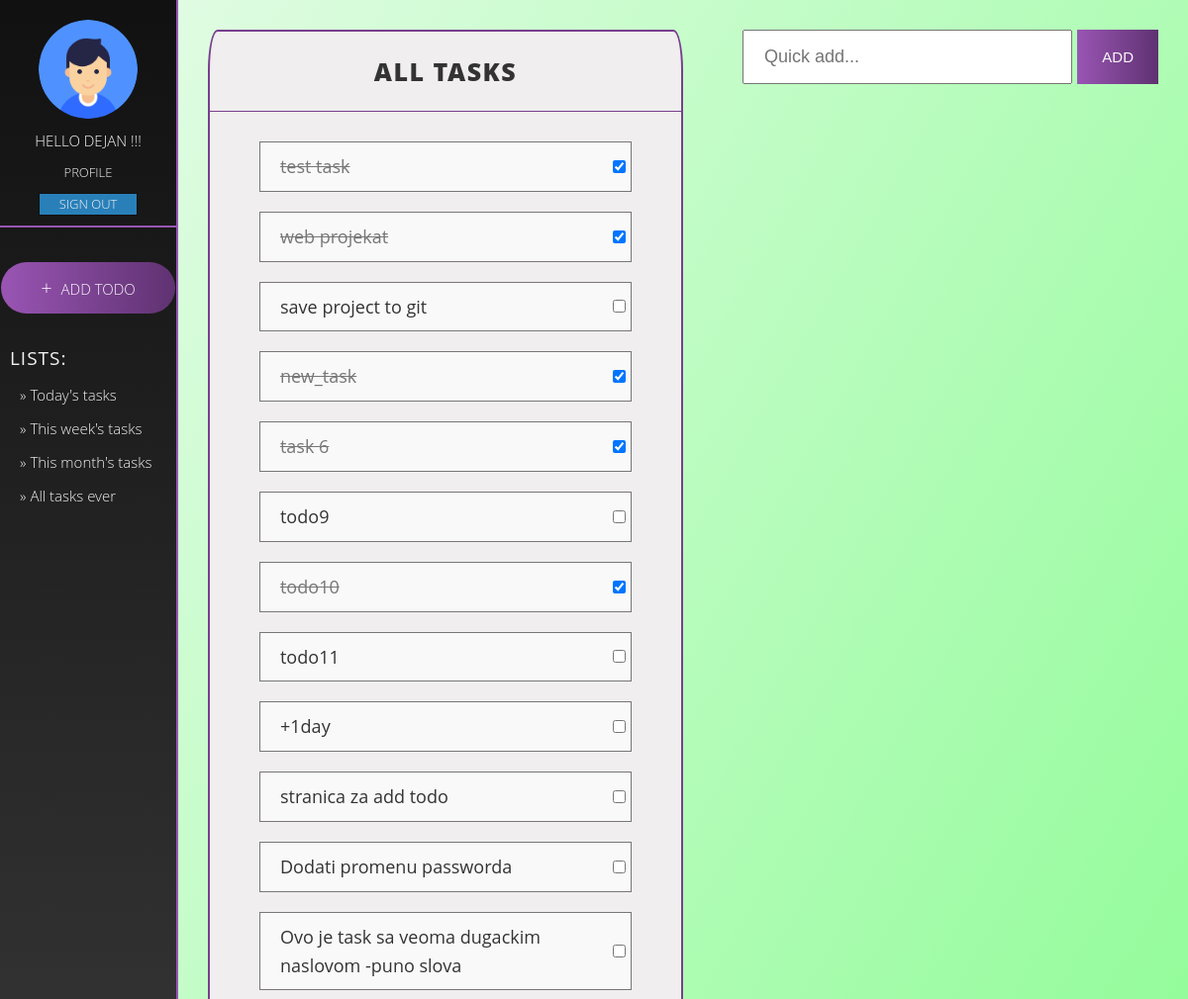
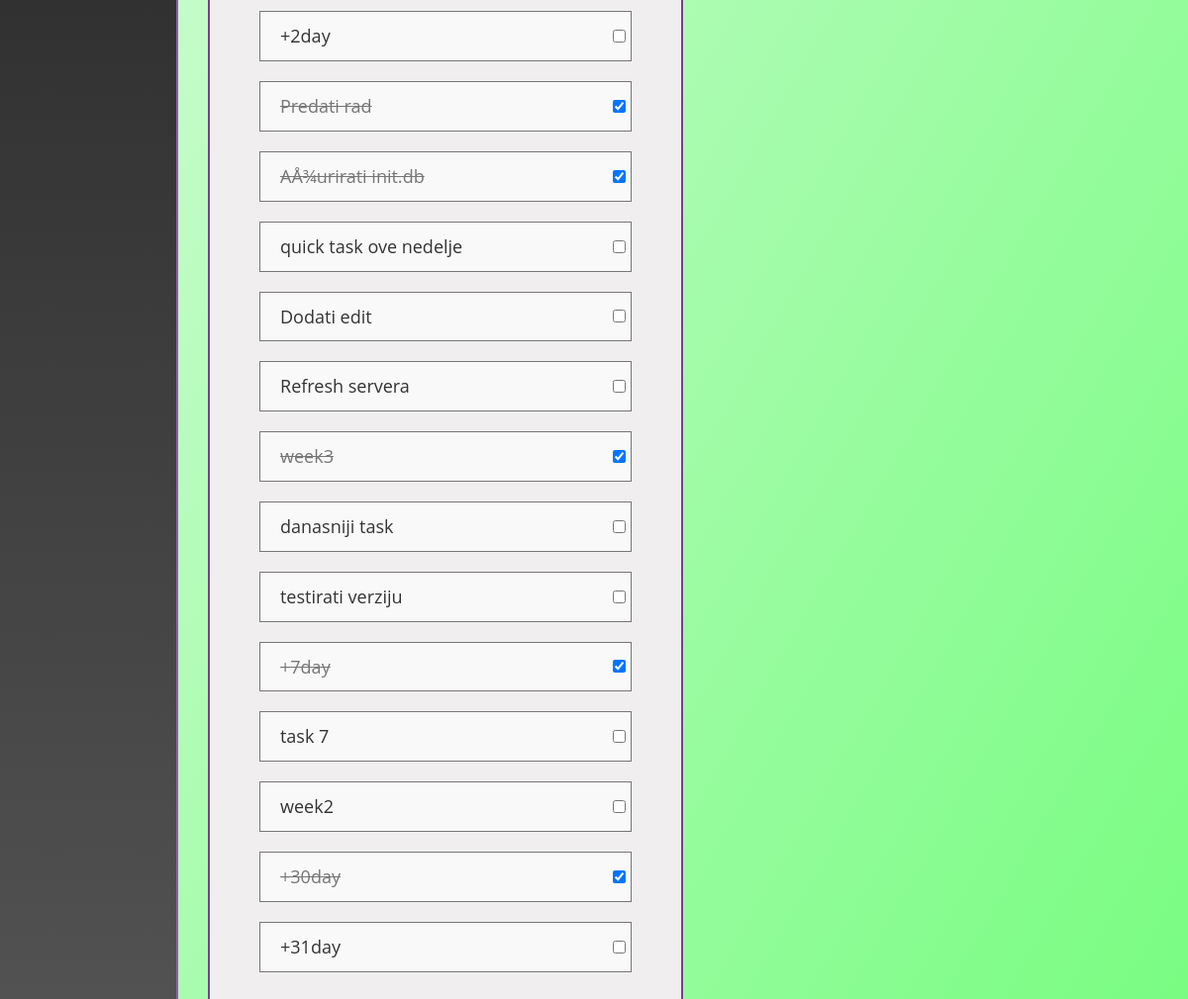
Screenshot of /index.php?view=all (signed in) with the database file from the repository (2 pictures, top to bottom).
### tables this page shows
CREATE TABLE `users` (
  `id` int(11) NOT NULL,
  `username` varchar(50) NOT NULL,
  `password` varchar(255) NOT NULL,
  `email` varchar(100) NOT NULL,
  `image` varchar(200) NOT NULL DEFAULT 'default.png'
);

CREATE TABLE `tasks` (
  `id` int(11) NOT NULL,
  `text` varchar(50) NOT NULL,
  `description` varchar(500) DEFAULT NULL,
  `date` date NOT NULL,
  `completed` tinyint(1) NOT NULL,
  `date_completed` date DEFAULT NULL,
  `userid` int(11) NOT NULL
);

### db_utils.php (called while the page is built, shortened)
<?php
require_once("classes/ToDo.php");
require_once("classes/User.php");
class Database{
	private $conn;
	public function __construct($configFile = "config.ini") {
		if($config = parse_ini_file($configFile)) {
			$host = $config["host"];
			$database = $config["database"];
			$user = $config["user"];
			$password = $config["password"];
			$this->conn = new PDO("mysql:host=$host;dbname=$database", $user, $password);
		}
		else
			exit("Missing configuration file.");
		$this->conn->setAttribute(PDO::ATTR_ERRMODE, PDO::ERRMODE_EXCEPTION);
	}
	public function getTasksForUser($id, $start_date = null, $end_date = null, $completed = null){
		$result = array();
		$sql = "SELECT * FROM ".TBL_TASKS." WHERE ".COL_TASKS_USERID." = :userid";
		try {
			$st = $this->conn->prepare($sql);
			$st->bindValue(":userid", $id);
			$st->execute();
			$match = $st->fetchAll();
			if(!empty($match)){
				foreach ($match as $q) {
					$result[] = new ToDo($q[COL_TASKS_ID], $q[COL_TASKS_TEXT], $q[COL_TASKS_DESCRIPTION], $q[COL_TASKS_DATE], $q[COL_TASKS_COMPLETED], $q[COL_TASKS_USERID]);
				}
			}
		} catch (PDOException $e) {
				echo $e->getMessage();
		}
		return $result;
	}
	public function getUserById($id){
		$sql = "SELECT * FROM ".TBL_USERS." WHERE ".COL_USERS_ID." = :id";
		$result = null;
		try {
			$st = $this->conn->prepare($sql);
			$st->bindValue(":id", $id);
			$st->execute();
			$match = $st->fetch(PDO::FETCH_ASSOC);
			if(!empty($match)){
				$result = new User($match[COL_USERS_ID], $match[COL_USERS_USERNAME], $match[COL_USERS_PASSWORD], $match[COL_USERS_EMAIL], $match[COL_USERS_IMAGE]);
			}
		} catch (PDOException $e) {
				echo $e->getMessage();
		}
		return $result;
	}
}

### classes/User.php (called while the page is built, shortened)
<?php
class User{
	private $id;
	private $username;
	private $image;
	public function __construct($id, $username, $password, $email, $image="default.png"){
		$this->id = $id;
		$this->username = $username;
		$this->image = $image;
	}
	public function getId(){
		return $this->id;
	}
	public function getUsername(){
		return $this->username;
	}
	public function getImage(){
		return $this->image;
	}
}

### classes/ToDo.php (the view, shortened to what this page needs)
<?php
class ToDo{
	private $id;
	private $text;
	private $completed;
	public function __construct($id, $text, $description, $date, $completed, $userid){
		$this->id = $id;
		$this->text = $text;
		$this->completed = $completed;
	}
	public function getId(){
		return $this->id;
	}
	public function getHtml($view_mode, $user_id, $reorder){
		$done = ($this->completed) ? "checked" : "";
		$buttons = ($reorder) ? "<button class=\"up\" onClick=\"up(this)\">&uarr;</button>
					<button class=\"down\" onClick=\"down(this)\">&darr;</button>" : "";
		$html = "<div class=\"todo {$done}\" id=\"todo{$this->id}\">
					<span onClick=\"show_details({$this->id}, '{$view_mode}')\"><h3>$this->text</h3></span>
					{$buttons}
					<input type=\"checkbox\" id=\"check{$this->getId()}\" onClick=\"toggle(this, {$this->id}, '{$view_mode}', $user_id)\" $done>
				</div>";
		return $html;
	}
}

### index.php (shortened to what this page needs)
<?php
	require_once("classes/ToDo.php");
	require_once("db_utils.php");
	$db = new Database();
?>
<!DOCTYPE html>
<html>
<head>
	<link rel="stylesheet" href="css/index.css">
</head>
<body>
	<?php
		if(!isset($_SESSION["user_id"])){
			header("Location: /authentication/login.php");
		}
		else {
			$user = $db->getUserById($_SESSION["user_id"]);
			echo "<nav class=\"sidebar\">
					<div class=\"profile_info\">
						<img class=\"profile_picture\" src=\"images/profile_pictures/".$user->getImage()."\">
						<h2 class=\"profile_greeting\">Hello ".$user->getUsername()." !!!</h2>
						<a class=\"profile_link\" href=\"/profile.php\">Profile</a>
						<a class=\"profile_signout\" href=\"/authentication/signout.php\">Sign out</a>
					</div>";
			?>
				<a href="/add_todo.php" class="sidebar_add_todo"><span>&#43;</span> Add todo</a>
				<div class="sidebar_options">
					<h2 class="options_header">Lists: </h2>
					<a class="options_link" href="?view=today">&raquo; Today's tasks</a>
					<a class="options_link" href="?view=week">&raquo; This week's tasks</a>
					<a class="options_link" href="?view=month">&raquo; This month's tasks</a>
					<a class="options_link" href="?view=all">&raquo; All tasks ever</a>
				</div>
			</nav>
			<div id="div_view">
				<div id="div_uncompleted">
					<?php
						function printTodos($todos, $view, $user_id, $reorder){
							if($todos && count($todos) > 0){
								if($reorder && isset($_COOKIE["order"])){
									$order = json_decode($_COOKIE["order"]);
									foreach ($order as $id) {
										foreach ($todos as $todo) {
											if($todo->getId() == $id){
												echo $todo->getHtml($view, $user_id, $reorder);
												break;
											}
										}
									}
									foreach ($todos as $todo) {
										if(!in_array($todo->getId(), $order)){
											echo $todo->getHtml($view, $user_id, $reorder);
										}
									}
								} else {
									uasort($todos, "cmp");
									foreach ($todos as $todo) {
										echo $todo->getHtml($view, $user_id, $reorder);
									}
								}
							}
						}
						$view = "today";
						if(isset($_GET["view"]))
							$view = $_GET["view"];
						if($view == "today"){
							echo "<h2 class=\"view_header\">Today's tasks </h2>";
							$todos = $db->getTasksForUser($user->getId(), date("Y-m-d"), date("Y-m-d"), 0);
						} else if($view == "week"){
							echo "<h2 class=\"view_header\">This week tasks </h2>";
							$todos = $db->getTasksForUser($user->getId(), date("Y-m-d", strtotime("+1 day")), date("Y-m-d", strtotime("+7 day")), 0);
						} else if($view == "month"){
							echo "<h2 class=\"view_header\">This month tasks </h2>";
							$todos = $db->getTasksForUser($user->getId(), date("Y-m-d", strtotime("+1 day")), date("Y-m-d", strtotime("+30 day")), 0);
						} else if($view == "all"){
							echo "<h2 class=\"view_header\">All tasks </h2>";
							$todos = $db->getTasksForUser($user->getId());
						} else {
							echo "<h2 class=\"view_header\">Today's tasks </h2>";
							$todos = $db->getTasksForUser($user->getId(), date("Y-m-d"), date("Y-m-d"));
						}
						printTodos($todos, $view, $user->getId(), ($view == "today"));
				?>
				</div>
			</div>
			<div class="div_right">
				<div class="quick_todo">
					<input id="quick_text" type="text" placeholder="Quick add..." maxlength="50">
					<button id="quick_submit" onClick="quick_add(<?php echo $user->getId() . ", '" . $view . "'"; ?>)">Add</button>
				</div>
			</div>
	<?php
		}
	?>
</body>
</html>

### rows the page displays
users: image (picture), username "DEJAN"
tasks: text "test task"
tasks: text "web projekat"
tasks: text "save project to git"
tasks: text "new_task"
tasks: text "task 6"
tasks: text "todo9"
tasks: text "todo10"
tasks: text "todo11"
tasks: text "+1day"
tasks: text "stranica za add todo"
tasks: text "Dodati promenu passworda"
tasks: text "Ovo je task sa veoma dugackim naslovom -puno slova"
tasks: text "+2day"
tasks: text "Predati rad"
tasks: text "AÅ¾urirati init.db"
tasks: text "quick task ove nedelje"
tasks: text "Dodati edit"
tasks: text "Refresh servera"
tasks: text "week3"
tasks: text "danasniji task"
tasks: text "testirati verziju"
tasks: text "+7day"
tasks: text "task 7"
tasks: text "week2"
tasks: text "+30day"
tasks: text "+31day"
